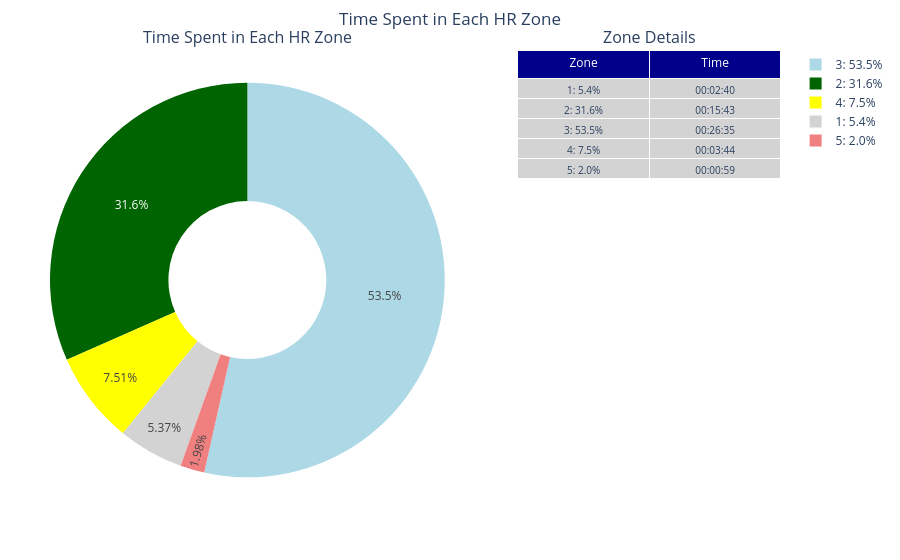

Notebook cell for this chart:
### Code cell
from plotly.subplots import make_subplots

con = duckdb.connect("./hr_data/database_v2.duckdb")

def query_builder(workoutId, table_name):
    return f"SELECT * FROM {table_name}" if workoutId == '' else f"SELECT * FROM {table_name} WHERE starts_with(workoutId, '{workoutId}')"

workoutId = '26-05-2025_094328'
hr_df = con.execute(query_builder(workoutId, 'timeseries')).fetchdf()
meta_df = con.execute(query_builder(workoutId, 'workout_metadata')).fetchdf()
calories_df = con.execute("SELECT * FROM calories_per_hr").fetchdf()
con.close()

# 1.Get the minimum HR value
min_hr = hr_df['HR (bpm)'].min()

# 3. Build zone intervals: each zone is between previous HR and current HR
zone_bounds = []
previous_hr = min_hr-5

zones_df = pd.read_csv('./hr_data/zones.csv')
zones_df = zones_df.sort_values('HR').reset_index(drop=True)

# Generating the zone boundaries. E.g. Zone 2 = highest in Zone 1 + 1 to highest in Zone 2
for i, row in zones_df.iterrows():
    zone_bounds.append((previous_hr, row['HR'], row['Zone']))
    previous_hr = row['HR']

# 3. Classify each HR value into a zone
def classify_zone(hr_value):
    for lower, upper, zone in zone_bounds:
        if lower <= hr_value < upper:
            return zone
    return zone_bounds[-1][2]  # Assign to last zone if HR >= max

# Calculate the zones for each HR value and the calories per second for that HR
# HR is BPM measured each second.
hr_df['Zone'] = hr_df['HR (bpm)'].apply(classify_zone)
hr_df['Calories_Second'] = hr_df['HR (bpm)'].apply(
    lambda hr: calories_df.loc[calories_df['HR'] == hr, 'Calories_Second'].values[0] if hr in calories_df['HR'].values else 0)

# 4. Calculate percentage of time in each zone
zone_counts = hr_df['Zone'].value_counts().sort_index()
zone_percentages = (zone_counts / len(hr_df) * 100).round(2)
# Just to validate the DF here
# display(zone_counts)

# 5. Display result
# Calculate total calories burned
total_calories = hr_df['Calories_Second'].sum()
print(f"Total calories burned: {total_calories:.2f} kcal")
# Reading the sum of all metadata calories as the SELECT statement might return multiple rows
print(f"Total calories burned from metadata source: {meta_df['Calories'].sum()} kcal")
print("Percentage of time in each HR zone:")
pie_df = zone_percentages.to_frame(name="Percentage (%)")

# The reset_index moves the index to a column
colors = ['lightgray', 'darkgreen', 'lightblue', 'yellow', 'lightcoral']
pie_df = pie_df.reset_index()
pie_df['Zone'] = pie_df.apply(
    lambda row: f"{int(row['Zone'])}: {row['Percentage (%)']:.1f}%", axis=1
)
pie_df['Time'] = zone_counts.reset_index(drop=True).apply(
    lambda seconds: f"{seconds // 3600:02}:{(seconds % 3600) // 60:02}:{seconds % 60:02}"
)

# Create a subplot with two columns: one for the pie chart and one for the table
fig = make_subplots(
    rows=1, cols=2, 
    column_widths=[0.6, 0.4],  # Adjust column widths
    specs=[[{"type": "domain"}, {"type": "table"}]],  # Specify chart types
    subplot_titles=["Time Spent in Each HR Zone", "Zone Details"]
)

fig.add_trace(
    go.Pie(
        labels=pie_df['Zone'],
        values=pie_df['Percentage (%)'],
        hole=0.4,  # Optional: donut chart
        marker=dict(colors=colors[:len(pie_df)]),
    ),
    row=1, col=1
)

# Add the table to the second column
fig.add_trace(
    go.Table(
        header=dict(values=["Zone", "Time"], align='center', font=dict(size=12, color='white'), fill_color='darkblue'),
        cells=dict(values=[pie_df['Zone'], pie_df['Time']], align='center', font=dict(size=10), fill_color='lightgray')
    ),
    row=1, col=2
)

# Adjust layout to fit both the pie chart and table
fig.update_layout(
    title_text="Time Spent in Each HR Zone",
    title_x=0.5,  # Center the title
    margin=dict(l=50, r=50, t=50, b=50)  # Adjust margins for better fit
)

fig.show()

### Figure 1 — Plotly figure (JSON) as saved in the notebook; plotly's stock layout.template omitted (floating-point values rounded to 4 significant figures)
{"data": [{"domain": {"x": [0, 0.54], "y": [0, 1]}, "hole": 0.4, "labels": ["1: 5.4%", "2: 31.6%", "3: 53.5%", "4: 7.5%", "5: 2.0%"], "marker": {"colors": ["lightgray", "darkgreen", "lightblue", "yellow", "lightcoral"]}, "type": "pie", "values": [5.37, 31.63, 53.51, 7.51, 1.98]}, {"cells": {"align": "center", "fill": {"color": "lightgray"}, "font": {"size": 10}, "values": [["1: 5.4%", "2: 31.6%", "3: 53.5%", "4: 7.5%", "5: 2.0%"], ["00:02:40", "00:15:43", "00:26:35", "00:03:44", "00:00:59"]]}, "domain": {"x": [0.64, 1], "y": [0, 1]}, "header": {"align": "center", "fill": {"color": "darkblue"}, "font": {"color": "white", "size": 12}, "values": ["Zone", "Time"]}, "type": "table"}], "layout": {"annotations": [{"font": {"size": 16}, "showarrow": false, "text": "Time Spent in Each HR Zone", "x": 0.27, "xanchor": "center", "xref": "paper", "y": 1, "yanchor": "bottom", "yref": "paper"}, {"font": {"size": 16}, "showarrow": false, "text": "Zone Details", "x": 0.82, "xanchor": "center", "xref": "paper", "y": 1, "yanchor": "bottom", "yref": "paper"}], "margin": {"b": 50, "l": 50, "r": 50, "t": 50}, "title": {"text": "Time Spent in Each HR Zone", "x": 0.5}}}
